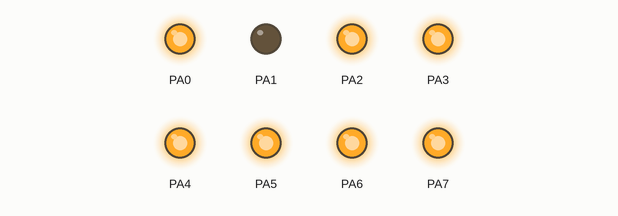
Recording of a program running on a simulated ATmega32, built with avr-gcc and emulated at 1 MHz. On the bench: output pins drawn as LEDs (lit = HIGH).

Above: at 0.05 s.
At 2.75 s:
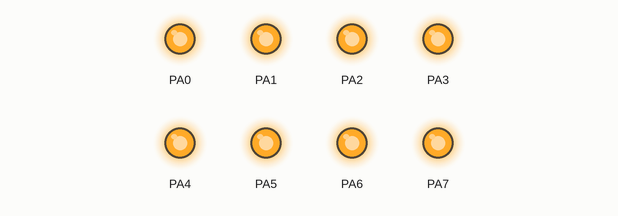
Timing chart, 0 to 3.0 s (numbered marks = the images above):
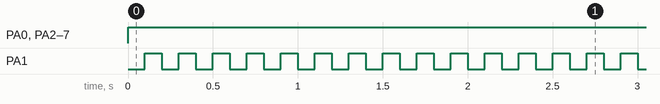

Measured:
- by itself, PA0, PA2–7: LOW → HIGH at 0.00 s
- by itself, PA1: alternates HIGH for 0.10 s and LOW for 0.10 s

The program:

main.c
```c
#include <avr/io.h>
#include <util/delay.h>

void main(void){

	/*DDRA |= 1 << PINA1; //Sets port A pin 0 to output
	DDRA |= 1 << PINA1;
	DDRA &= ~ (1 << PINA2); //Sets Port A pin 2 to input
	PORTA |= 1 << PINA1; //Sets 5v to pin 1 on port A
	PORTA |= 1 << PINA2;  //Sets 5v to pin 2 on port A*/

	DDRA = 0b11111111;
	PORTA = 0b11111111;

	while(1){

		//PORTA ^= 1 << PINA0;
		//PORTA ^= 1 << PINA1;
		PORTA ^= 1 << PINA1;
		_delay_ms(100);


		/*if(bit_is_clear(PINA, 2)){
			_delay_ms(10);
		} else {
			_de4lay_ms(100);
		}*/


	}
}
```
